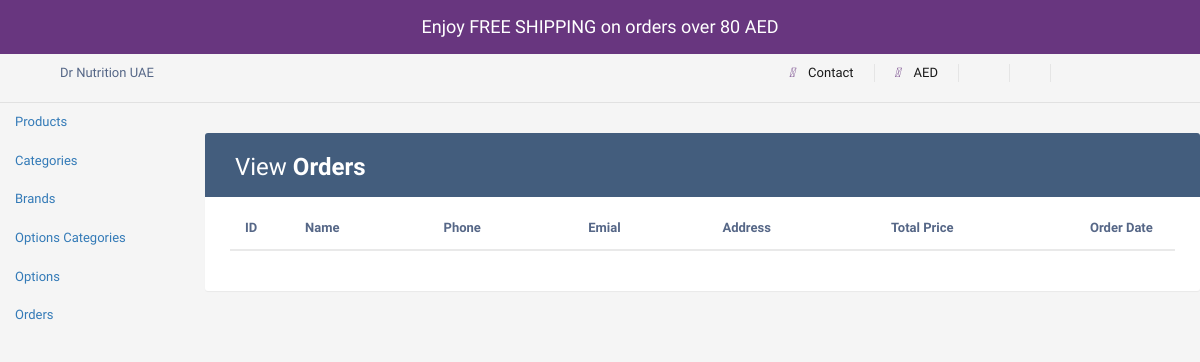
The app's page /admin/orders.php, older data.
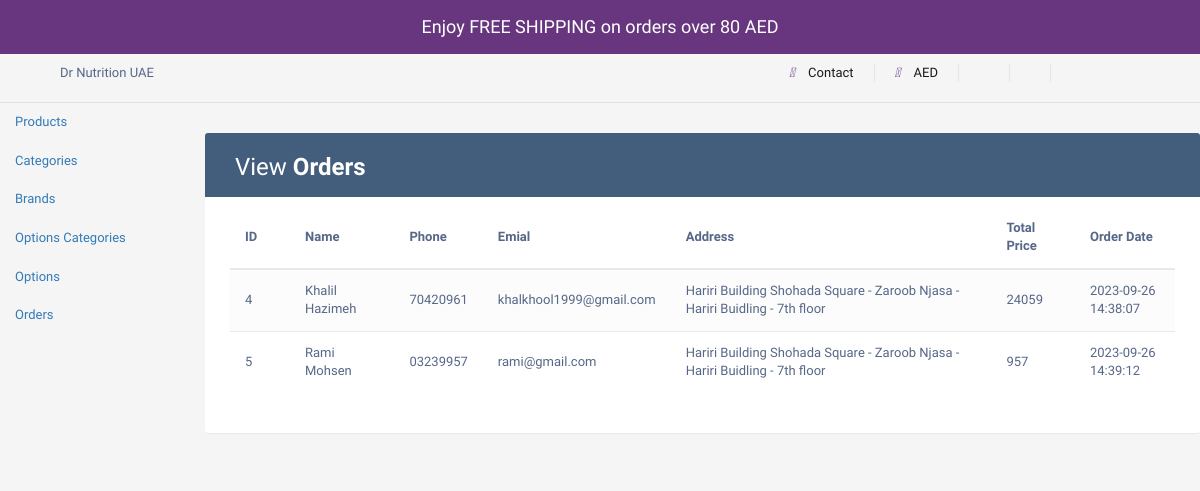
The same page, newer data.
### tables this page shows
CREATE TABLE `orders` (
  `order_id` int(11) NOT NULL,
  `name` varchar(255) NOT NULL,
  `phone_number` varchar(20) NOT NULL,
  `email` varchar(255) NOT NULL,
  `address` varchar(255) NOT NULL,
  `total_price` decimal(10,0) NOT NULL,
  `order_date` timestamp NOT NULL DEFAULT current_timestamp()
);

### admin/orders.php (the view, shortened to what this page needs)
<?php
$conn = new mysqli("localhost", "root", "", "logindb");
$query = "SELECT * FROM orders ORDER BY order_id";
$result = $conn->query($query);
?>
<!DOCTYPE html>
<html lang="en">
<head>
<link rel="stylesheet" href="https://maxcdn.bootstrapcdn.com/font-awesome/4.7.0/css/font-awesome.min.css">
<link rel="stylesheet" href="https://maxcdn.bootstrapcdn.com/bootstrap/3.3.7/css/bootstrap.min.css">
<link rel="stylesheet" href="https://cdnjs.cloudflare.com/ajax/libs/font-awesome/5.15.3/css/all.min.css" />
<link rel="stylesheet" href="../css/all.css" />
<body>
<section class="free_shipping_alert">
        <div>Enjoy FREE SHIPPING on orders over 80 AED</div>
    </section>
    <section class="top-nav-bar">
            <div class="top-nav">
                <div class="row justify-content-between">
                    <div class="col-lg-6">
                    <div class="top-nav-left d-none d-lg-block">
                        <span>Dr Nutrition UAE</span>
                    </div>
                    </div>
                    <div class="col-lg-6">
                    <div class="top-nav-right">
                        <ul class="list-inline top-nav-right-list">
                            <li>
                                <a title="Contact" href="#">
                                    <i class="fa-solid fa-phone" style="color: #68367f; margin-right: 10px;"></i>
                                    Contact
                                </a>
                            </li>
                            <li>
                                <a title="AED" href="">
                                    <i class="fa-solid fa-money-bill " style="color: #68367f; margin-right: 10px;"></i>
                                    AED
                                </a>
                            </li>
                            <li>
                                <a  title="Login" data-bs-toggle="modal" data-bs-target="#exampleModal"  href="index.php">
                                </a>
                            </li>
                        <li>
                    </ul>
                </div>
            </div>
        </div>
    </div>
</section>
<div class="row">
            <nav id="sidebar" class="col-md-3 col-lg-2 d-md-block bg-light sidebar">
                <div class="position-sticky">
                    <ul class="nav flex-column">
                        <li class="nav-item">
                            <a class="nav-link active" href="products.php">
                                Products
                            </a>
                        </li>
                        <li class="nav-item">
                            <a class="nav-link" href="categories.php">
                                Categories
                            </a>
                        </li>
						<li class="nav-item">
                            <a class="nav-link" href="brands.php">
                                Brands
                            </a>
                        </li>
                        <li class="nav-item">
                            <a class="nav-link" href="options_categories.php">
                                Options Categories
                            </a>
                        </li>
						<li class="nav-item">
                            <a class="nav-link" href="options.php">
                                Options
                            </a>
                        </li>
                        <li class="nav-item">
                            <a class="nav-link" href="orders.php">
                                Orders
                            </a>
                        </li>
                    </ul>
                </div>
            </nav>
			<main class="col-md-9 ms-sm-auto col-lg-10 px-md-4">
            <div class="table-wrapper">
            <div class="table-title">
                <div class="row">
                    <div class="col-sm-6">
						<h2>View <b>Orders</b></h2>
					</div>
                </div>
            </div>
            <table class="table table-striped table-hover">
                <thead>
                    <tr>
                        <th>ID</th>
                        <th>Name</th>
						<th>Phone</th>
                        <th>Emial</th>
                        <th>Address</th>
                        <th>Total Price</th>
                        <th>Order Date</th>
                    </tr>
                </thead>
                <tbody>
                    <?php
					foreach ($result as $row) {
                        echo '<tr>';
                        echo '<td>' . $row['order_id'] . '</td>';
                        echo '<td>' . $row['name'] . '</td>';
                        echo '<td>' . $row['phone_number'] . '</td>';
                        echo '<td>' . $row['email'] . '</td>';
                        echo '<td>' . $row['address'] . '</td>';
                        echo '<td>' . $row['total_price'] . '</td>';
                        echo '<td>' . $row['order_date'] . '</td>';
                        echo '</tr>';
                    }
                    ?>
                </tbody>
            </table>
    </div>
</body>
</html>

### css/all.css (style rules this page uses)
body { margin: 0; background-color: white; }
a { text-decoration: none!important; }
.free_shipping_alert { background: #68367f; color: #fff; text-align: center; padding: 14px; font-size: 18px; background-image: url(https://drnutrition.com/themes/storefront/public/images/wave.svg); background-position: 50%; background-size: cover; }
.top-nav { border-bottom: 1px solid #e1e1e1 ; padding: 10px 0% 10px 5%; }
.top-nav .top-nav-right-list { display: -webkit-box; display: flex; -webkit-box-pack: center; justify-content: center; flex-wrap: wrap; }
.top-nav .top-nav-right-list>li:first-child { padding-left: 0; }
.top-nav .top-nav-right-list>li { border-right: 1px solid #e5e5e5; display: inline-block; padding: 0 20px; }
.top-nav .top-nav-right-list>li>a { display: block; color: #191919; }
body { color: #566787; background: #f5f5f5; font-family: 'Varela Round', sans-serif; font-size: 13px; }
.table-wrapper { background: #fff; padding: 20px 25px; margin: 30px 0; border-radius: 3px; box-shadow: 0 1px 1px rgba(0,0,0,.05); }
.table-title { padding-bottom: 15px; background: #435d7d; color: #fff; padding: 16px 30px; margin: -20px -25px 10px; border-radius: 3px 3px 0 0; }
.table-title h2 { margin: 5px 0 0; font-size: 24px; }
table.table tr th, table.table tr td { border-color: #e9e9e9; padding: 12px 15px; vertical-align: middle; }
table.table tr th:first-child { width: 60px; }
table.table tr th:last-child { width: 100px; }
table.table-striped tbody tr:nth-of-type(odd) { background-color: #fcfcfc; }

Row changes from the older to the newer data that the page shows:
added orders: order_id "4", name "Khalil Hazimeh", phone_number "70420961", email "khalkhool1999@gmail.com", address "Hariri Building Shohada Square - Zaroob Njasa - Hariri Buidling - 7th floor", total_price "24059", order_date "2023-09-26 14:38:07"
added orders: order_id "5", name "Rami Mohsen", phone_number "03239957", email "rami@gmail.com", address "Hariri Building Shohada Square - Zaroob Njasa - Hariri Buidling - 7th floor", total_price "957", order_date "2023-09-26 14:39:12"
